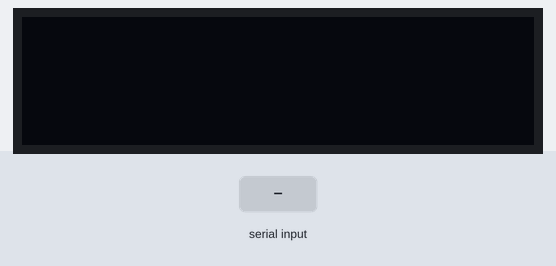
Bench run of a sketch on a simulated STM32 Blue Pill. Parts: 128×32 one-colour display. Inputs (shaded band) come from the test bench. The display library's start-up logo is not drawn; what the sketch prints to the serial monitor is not drawn.

Above: at 8.2 s.
8.3 s: "H" received over the second serial link
At 9.4 s:
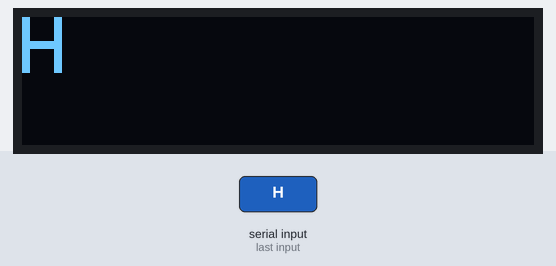
9.8 s: "T" received over the second serial link
At 10.6 s:
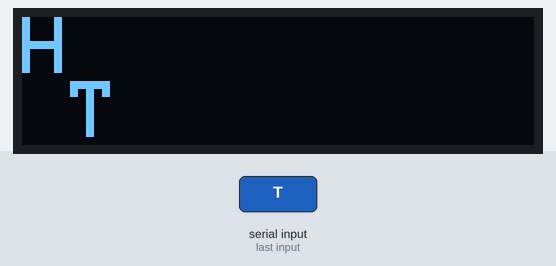
11.3 s: "1" received over the second serial link
At 11.7 s:
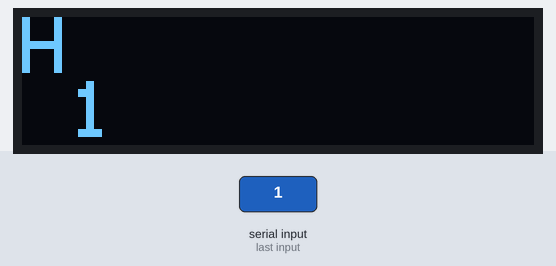
12.8 s: "0" received over the second serial link
At 14.0 s:
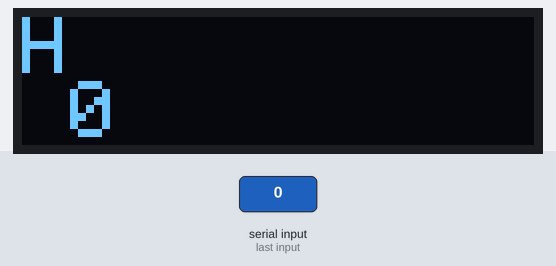
14.3 s: "T" received over the second serial link
At 15.2 s:
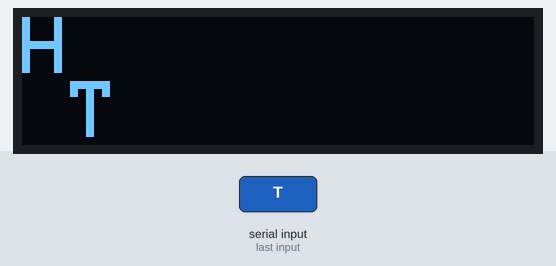
Timing chart, 0 to 16.8 s (numbered marks = the images above; inputs shaded):
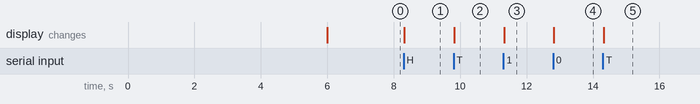

Measured:
- after the input at 8.3 s, the display: changes at once (image 1)
- after the input at 9.8 s, the display: changes at once (image 2)
- after the input at 11.3 s, the display: changes at once (image 3)
- after the input at 12.8 s, the display: changes at once (image 4)
- after the input at 14.3 s, the display: changes at once (image 5)

The sketch:

Xbee_DisplayTraffic.ino
```cpp
#include <SPI.h>
#include <Wire.h>
#include <Adafruit_GFX.h>
#include <Adafruit_SSD1306.h>

#include "SoftwareSerial.h"  // LOOK FOR ESP32 SERIAL IN ARDUINO COMMON LIBRARIES

SoftwareSerial XBee(16, 17);    // HUZZAN32

//=========================================
int DBUG = 1;
//=========================================

Adafruit_SSD1306 display = Adafruit_SSD1306(128, 32, &Wire);

// OLED FeatherWing buttons map to different pins depending on board:
#if defined(ESP8266)
  #define BUTTON_A  0
  #define BUTTON_B 16
  #define BUTTON_C  2
#elif defined(ESP32)
  #define BUTTON_A 15
  #define BUTTON_B 32
  #define BUTTON_C 14
#elif defined(ARDUINO_STM32_FEATHER)
  #define BUTTON_A PA15
  #define BUTTON_B PC7
  #define BUTTON_C PC5
#elif defined(TEENSYDUINO)
  #define BUTTON_A  4
  #define BUTTON_B  3
  #define BUTTON_C  8
#elif defined(ARDUINO_FEATHER52832)
  #define BUTTON_A 31
  #define BUTTON_B 30
  #define BUTTON_C 27
#else // 32u4, M0, M4, nrf52840 and 328p
  #define BUTTON_A  9
  #define BUTTON_B  6
  #define BUTTON_C  5
#endif

String G_XBeeData           = "";
String G_MagnetReading      = "";
String G_MicPressureReading = "";
String G_DISPLAY            = "";
char c;

unsigned long msec_lastMagnetReading;
unsigned long msec_lastPSIReading;

void setup() {
  delay(3000);
  Serial.begin(115200);
  delay(3000);

  XBee.begin(9600);

  Serial.println("OLED FeatherWing test");
  // SSD1306_SWITCHCAPVCC = generate display voltage from 3.3V internally
  display.begin(SSD1306_SWITCHCAPVCC, 0x3C); // Address 0x3C for 128x32

  Serial.println("OLED begun");

  // Show image buffer on the display hardware.
  // Since the buffer is intialized with an Adafruit splashscreen
  // internally, this will display the splashscreen.
  display.display();
  delay(1000);

  // Clear the buffer.
  display.clearDisplay();
  display.display();

  pinMode(BUTTON_A, INPUT_PULLUP);
  pinMode(BUTTON_B, INPUT_PULLUP);
  pinMode(BUTTON_C, INPUT_PULLUP);

display.setTextSize(2);
      display.setTextColor(SSD1306_WHITE);
}

void loop() {
  /*
  if(!digitalRead(BUTTON_A)) display.print("A");
  if(!digitalRead(BUTTON_B)) display.print("B");
  if(!digitalRead(BUTTON_C)) display.print("C");
  delay(10);
  yield();
  display.display();
  */

  if (XBee.available()){                // True only if there is data ready to read on XBee

    while(XBee.available()){
      c = XBee.read();
      Serial.print(c);Serial.print("-");
      delay(10);
      G_XBeeData = G_XBeeData + String(c);
    }

  } else {

    // Look at XBee's last trasmission

    if (G_XBeeData != ""){

        if(DBUG) Serial.println("Payload:" + G_XBeeData);

        if((G_XBeeData.indexOf('H')!=-1) and (G_XBeeData.indexOf('T')!=-1)) G_XBeeData = hoseConnectValueOnly(G_XBeeData);

        String XBeeIN_TYPE = G_XBeeData.substring( 0, 1 );
        if(DBUG) Serial.println("Type:" + XBeeIN_TYPE);
        String XBeeIN_DATA = G_XBeeData.substring( 1, (G_XBeeData.length()-1) );
        if(DBUG) Serial.println("DATA:" + XBeeIN_DATA);

        if (XBeeIN_TYPE == "H"){
            G_MagnetReading       = G_XBeeData;
            msec_lastPSIReading = millis();
        } else {
            G_MicPressureReading  = G_XBeeData;
            msec_lastMagnetReading = millis();
        }

        if(( millis() - msec_lastMagnetReading) > 20000 ) G_MicPressureReading = "?";      //if no reading from magnetometer after 20 seconds, blank value
        if(( millis() - msec_lastPSIReading) > 20000 ) G_MagnetReading = "?";              //if no reading from micropressure after 20 seconds, blank value

        G_DISPLAY = G_MagnetReading;

        for (int i=1; i< (12 - G_MagnetReading.length()); i++){
          G_DISPLAY = G_DISPLAY + " ";
        }

        G_DISPLAY = G_DISPLAY + G_MicPressureReading;
        Serial.println("G_DISPLAY: " + G_DISPLAY);

        display.clearDisplay();
        display.setCursor(0,0);
        Serial.println(G_DISPLAY);
        display.print(G_DISPLAY);
        display.display();
        yield();

    }

    G_DISPLAY = "";
    G_XBeeData = "";

    //delay(300);
  }

}


String hoseConnectValueOnly(String strV){ // payload either looks like T14.76HL-4.61 or HL-4.61T14.76 , return only the 'H' data

  int stop_index =0;

  int H_index = strV.indexOf("H");
  String strTemp = strV.substring(H_index, strV.length());
  //Serial.println("HERE:" + strTemp);

  for(int i=1; i<strTemp.length(); i++){
    if(strTemp[i]=='T' or strTemp[i]=='H' or strTemp[i]==char(0x0D)){
      stop_index=i;               // end index of H value data
      i=strTemp.length();         // stop the for loop
    }
  }
  //Serial.println(String(stop_index));
  if(stop_index==0) stop_index = strTemp.length();

  //Serial.println(String(H_index) + "," + String(stop_index));
  strTemp = strTemp.substring(0,stop_index);

  return strTemp;
}
```
